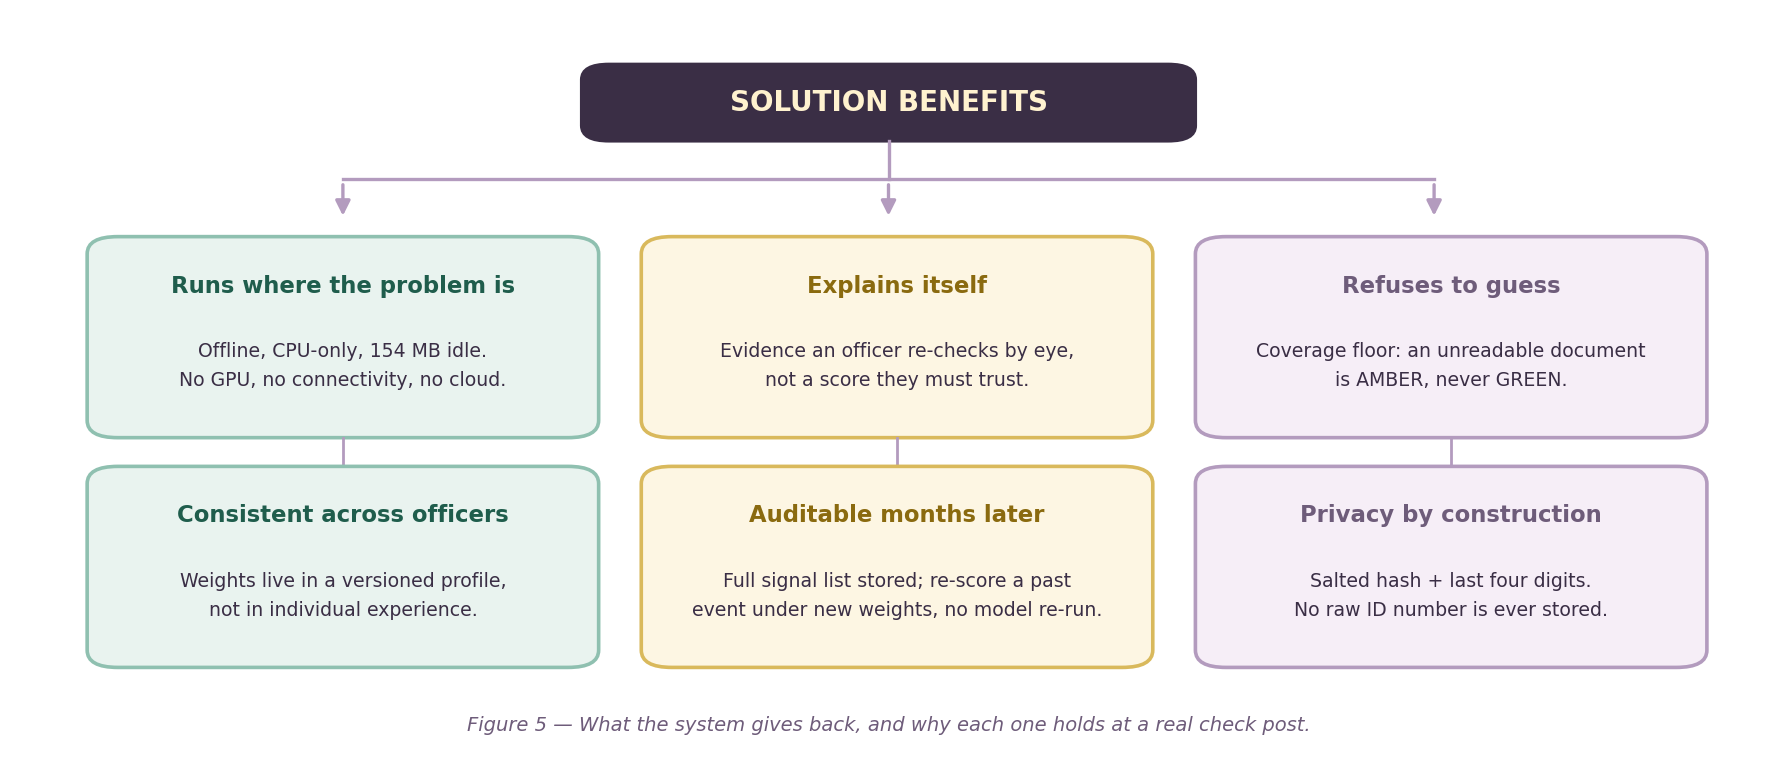

The script that drew this image:
import sys, os; sys.path.insert(0, os.path.dirname(os.path.abspath(__file__)))
from _style import *

fig, ax = canvas(11, 4.6, ylo=26)

box(ax, 32, 89, 36, 8, "SOLUTION BENEFITS", fill=INTAGLIO, fg=PAPER, size=10, weight="bold")
ax.plot([50, 50], [89, 85], color=IRIS, lw=1.2)
ax.plot([18, 82], [85, 85], color=IRIS, lw=1.2)
for cx in (18, 50, 82):
    arrow(ax, cx, 85, cx, 80.6, color=IRIS, lw=1.2)

items = [
    ("Runs where the problem is", "Offline, CPU-only, 154 MB idle.\nNo GPU, no connectivity, no cloud.", "#e9f3ef", "#8fc0b0", CLEAR),
    ("Explains itself", "Evidence an officer re-checks by eye,\nnot a score they must trust.", "#fdf6e3", "#d9b95c", SECONDARY),
    ("Refuses to guess", "Coverage floor: an unreadable document\nis AMBER, never GREEN.", "#f6eef7", "#b39bbe", IRIS_INK),
    ("Consistent across officers", "Weights live in a versioned profile,\nnot in individual experience.", "#e9f3ef", "#8fc0b0", CLEAR),
    ("Auditable months later", "Full signal list stored; re-score a past\nevent under new weights, no model re-run.", "#fdf6e3", "#d9b95c", SECONDARY),
    ("Privacy by construction", "Salted hash + last four digits.\nNo raw ID number is ever stored.", "#f6eef7", "#b39bbe", IRIS_INK),
]
for i, (title, sub, fill, edge, fg) in enumerate(items):
    col, row = i % 3, i // 3
    x, y = 3 + col * 32.5, 58 - row * 24
    box(ax, x, y, 30, 21, "", fill=fill, edge=edge, lw=1.3, radius=1.8)
    ax.text(x + 15, y + 15.2, title, ha="center", fontsize=8.2, weight="bold", color=fg)
    ax.text(x + 15, y + 7.5, sub, ha="center", va="center", fontsize=6.8,
            color=INTAGLIO, linespacing=1.65)
    if row == 0:
        ax.plot([x + 15, x + 15], [y, y - 3], color=IRIS, lw=1.0)

caption(ax, "Figure 5 — What the system gives back, and why each one holds at a real check post.", y=27)
save(fig, "fig5_benefits.png")
